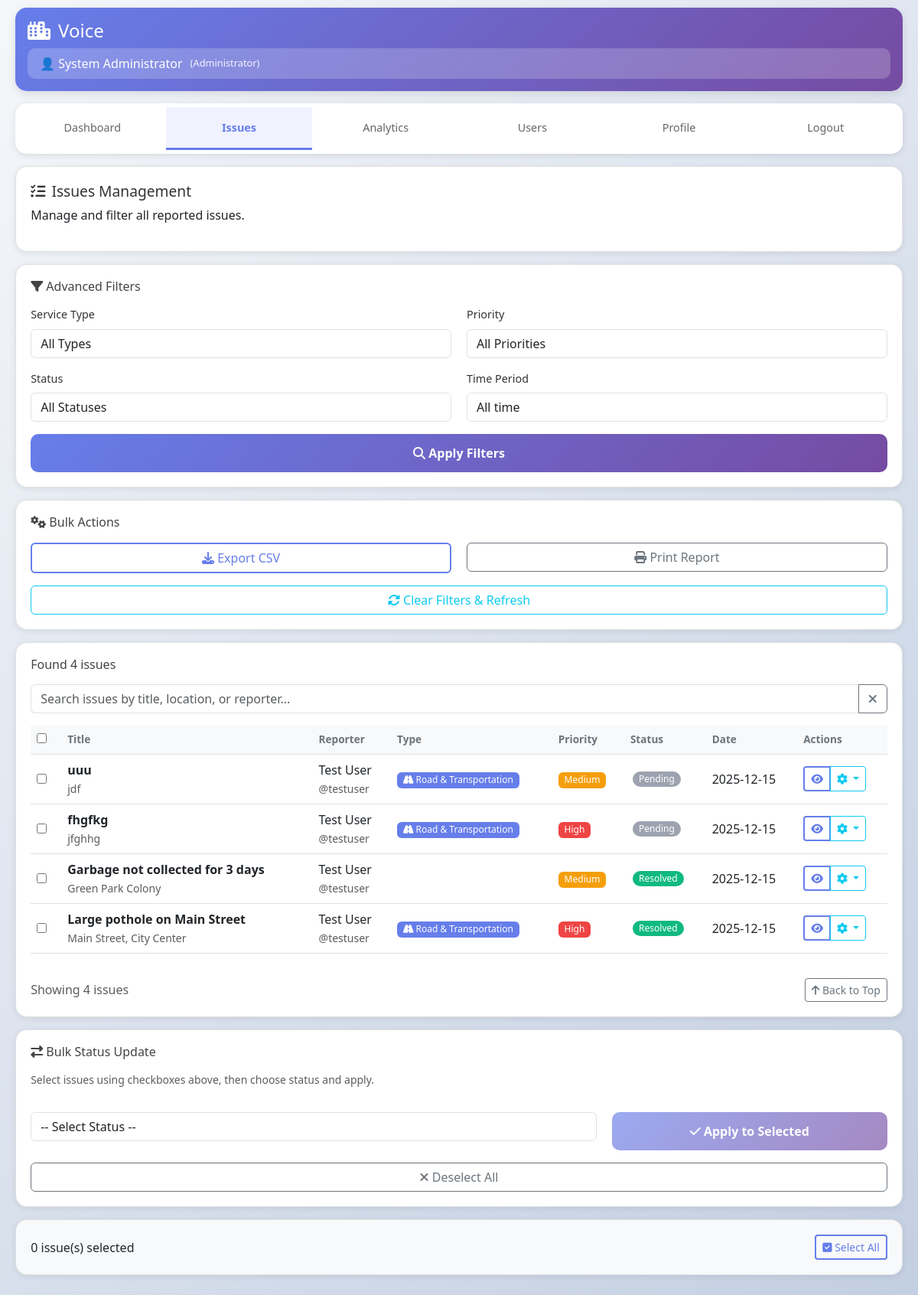
The page /admin/issues (signed in) on the database its author committed.
### app.py (models this page shows)
class User(UserMixin, db.Model):
    id = db.Column(db.String(36), primary_key=True, default=lambda: str(uuid.uuid4()))
    username = db.Column(db.String(80), unique=True, nullable=False, index=True)
    email = db.Column(db.String(120), unique=True, nullable=False, index=True)
    password = db.Column(db.String(200), nullable=False)
    full_name = db.Column(db.String(100), nullable=False)
    phone = db.Column(db.String(20))
    role = db.Column(db.String(20), default='user', index=True)
    created_at = db.Column(db.DateTime, default=datetime.utcnow, index=True)
    last_login = db.Column(db.DateTime)
    is_active = db.Column(db.Boolean, default=True)
    issues = db.relationship('Issue', backref='reporter', lazy=True, cascade='all, delete-orphan')
    feedbacks = db.relationship('Feedback', backref='user', lazy=True, cascade='all, delete-orphan')
    solutions = db.relationship('Solution', backref='user', lazy=True, cascade='all, delete-orphan')
    solution_votes = db.relationship('SolutionVote', backref='user', lazy=True, cascade='all, delete-orphan')

class Issue(db.Model):
    id = db.Column(db.String(36), primary_key=True, default=lambda: str(uuid.uuid4()))
    title = db.Column(db.String(200), nullable=False)
    description = db.Column(db.Text, nullable=False)
    service_type = db.Column(db.String(50), nullable=False, index=True)
    location = db.Column(db.String(200), nullable=False)
    area = db.Column(db.String(100), index=True)
    city = db.Column(db.String(100))
    latitude = db.Column(db.Float)
    longitude = db.Column(db.Float)
    priority = db.Column(db.String(20), default='medium', index=True)
    status = db.Column(db.String(20), default='pending', index=True)
    date = db.Column(db.DateTime, default=datetime.utcnow, index=True)
    media_paths = db.Column(db.Text)  # JSON string of file paths
    user_id = db.Column(db.String(36), db.ForeignKey('user.id'), nullable=False, index=True)
    upvotes = db.Column(db.Integer, default=0)
    comments = db.Column(db.Integer, default=0)
    assigned_to = db.Column(db.String(100))
    assigned_date = db.Column(db.DateTime)
    resolved_date = db.Column(db.DateTime)
    admin_notes = db.Column(db.Text)
    feedbacks = db.relationship('Feedback', backref='issue', lazy=True, cascade='all, delete-orphan')
    solutions = db.relationship('Solution', backref='issue', lazy=True, cascade='all, delete-orphan')

### app.py (the view)
@app.route('/admin/issues')
@login_required
@admin_required
def admin_issues():
    service_filter = request.args.get('service_type', 'all')
    status_filter = request.args.get('status', 'all')
    priority_filter = request.args.get('priority', 'all')
    date_filter = request.args.get('date_filter', 'all')
    date_from = None
    if date_filter == 'today':
        date_from = datetime.utcnow().replace(hour=0, minute=0, second=0, microsecond=0)
    elif date_filter == '7d':
        date_from = datetime.utcnow() - timedelta(days=7)
    elif date_filter == '30d':
        date_from = datetime.utcnow() - timedelta(days=30)
    issues = get_issues_with_filters(
        service_type=service_filter if service_filter != 'all' else None,
        status=status_filter if status_filter != 'all' else None,
        priority=priority_filter if priority_filter != 'all' else None,
        date_from=date_from
    )
    return render_template('admin_issues.html', issues=issues)

### templates/admin_issues.html (shortened to what this page needs)
{% extends "base.html" %}
{% block content %}
<div class="mobile-header">
    <h1><i class="fas fa-city"></i> Voice</h1>
    <div class="user-info">
        <span>👤 {{ current_user.full_name }}</span>
        <span style="font-size: 0.8rem; opacity: 0.9;">(Administrator)</span>
    </div>
</div>
<div class="mobile-tabs">
    <a href="{{ url_for('admin_dashboard') }}" class="mobile-tab">Dashboard</a>
    <a href="{{ url_for('admin_issues') }}" class="mobile-tab active">Issues</a>
    <a href="{{ url_for('admin_analytics') }}" class="mobile-tab">Analytics</a>
    <a href="{{ url_for('admin_users') }}" class="mobile-tab">Users</a>
    <a href="{{ url_for('profile') }}" class="mobile-tab">Profile</a>
    <a href="{{ url_for('logout') }}" class="mobile-tab">Logout</a>
</div>
<div class="mobile-card">
    <h3><i class="fas fa-tasks"></i> Issues Management</h3>
    <p>Manage and filter all reported issues.</p>
</div>
<div class="mobile-card">
    <h5><i class="fas fa-filter"></i> Advanced Filters</h5>
    <form method="GET" action="{{ url_for('admin_issues') }}" class="row g-3">
        <div class="col-md-6">
            <label class="form-label">Service Type</label>
            <select class="form-control" name="service_type">
                <option value="all">All Types</option>
            </select>
        </div>
        <div class="col-md-6">
            <label class="form-label">Priority</label>
            <select class="form-control" name="priority">
                <option value="all">All Priorities</option>
            </select>
        </div>
        <div class="col-md-6">
            <label class="form-label">Status</label>
            <select class="form-control" name="status">
                <option value="all">All Statuses</option>
            </select>
        </div>
        <div class="col-md-6">
            <label class="form-label">Time Period</label>
            <select class="form-control" name="date_filter">
                <option value="all" {% if request.args.get('date_filter') == 'all' %}selected{% endif %}>All time</option>
            </select>
        </div>
        <div class="col-12">
            <button type="submit" class="btn btn-primary w-100">
                <i class="fas fa-search"></i> Apply Filters
            </button>
        </div>
    </form>
</div>
<div class="mobile-card">
    <h5><i class="fas fa-cogs"></i> Bulk Actions</h5>
    <div class="row g-2">
        <div class="col-md-6">
            <button class="btn btn-outline-primary w-100" onclick="exportCSV()">
                <i class="fas fa-download"></i> Export CSV
            </button>
        </div>
        <div class="col-md-6">
            <button class="btn btn-outline-secondary w-100" onclick="printReport()">
                <i class="fas fa-print"></i> Print Report
            </button>
        </div>
    </div>
    <div class="row g-2 mt-2">
        <div class="col-md-12">
            <a href="{{ url_for('admin_issues') }}" class="btn btn-outline-info w-100">
                <i class="fas fa-sync-alt"></i> Clear Filters & Refresh
            </a>
        </div>
    </div>
</div>
<div class="mobile-card">
    <h5>Found {{ issues|length }} issues</h5>
    <div class="input-group mb-3">
        <input type="text" class="form-control" placeholder="Search issues by title, location, or reporter..." id="searchInput">
        <button class="btn btn-outline-secondary" type="button" onclick="clearSearch()">
            <i class="fas fa-times"></i>
        </button>
    </div>
    <div id="toastContainer" class="position-fixed top-0 end-0 p-3" style="z-index: 1050; margin-top: 70px;">
    </div>
    {% if issues %}
    <div class="table-responsive mt-3">
        <table class="table table-hover" id="issuesTable">
            <thead>
                <tr>
                    <th style="width: 40px;">
                        <input type="checkbox" id="selectAll">
                    </th>
                    <th>Title</th>
                    <th>Reporter</th>
                    <th>Type</th>
                    <th>Priority</th>
                    <th>Status</th>
                    <th>Date</th>
                    <th>Actions</th>
                </tr>
            </thead>
            <tbody>
                {% for issue in issues %}
                <tr data-issue-id="{{ issue.id }}">
                    <td>
                        <input type="checkbox" class="issue-checkbox" value="{{ issue.id }}">
                    </td>
                    <td>
                        <strong class="issue-title">{{ issue.title }}</strong><br>
                        <small class="text-muted issue-location">{{ issue.location|truncate(30) }}</small>
                    </td>
                    <td>
                        {% if issue.reporter %}
                        <span class="reporter-name">{{ issue.reporter.full_name }}</span><br>
                        <small class="text-muted reporter-username">@{{ issue.reporter.username }}</small>
                        {% else %}
                        <span class="text-muted">Unknown</span>
                        {% endif %}
                    </td>
                    <td>
                        {% set service_info = SERVICE_TYPES.get(issue.service_type, {'name': issue.service_type, 'badge_class': 'bg-secondary'}) %}
                        <span class="badge {{ service_info.badge_class|default('bg-secondary') }}">
                            <i class="{{ service_info.icon_class|default('fas fa-question-circle') }}"></i>
                            {{ service_info.name }}
                        </span>
                    </td>
                    <td>
                        {% set priority_info = PRIORITY_LEVELS.get(issue.priority, {'name': issue.priority, 'badge_class': 'bg-secondary'}) %}
                        <span class="badge {{ priority_info.badge_class|default('bg-secondary') }} priority-badge">
                            {{ priority_info.name }}
                        </span>
                    </td>
                    <td>
                        {% set status_info = ISSUE_STATUSES.get(issue.status, {'name': issue.status, 'badge_class': 'bg-secondary'}) %}
                        <span class="badge {{ status_info.badge_class|default('bg-secondary') }} status-badge" data-status="{{ issue.status }}">
                            {{ status_info.name }}
                        </span>
                    </td>
                    <td class="issue-date">{{ issue.date.strftime('%Y-%m-%d') }}</td>
                    <td>
                        <div class="btn-group btn-group-sm">
                            <button class="btn btn-outline-primary" onclick="viewIssue('{{ issue.id }}')" title="View Details">
                                <i class="fas fa-eye"></i>
                            </button>
                            <button class="btn btn-outline-info dropdown-toggle" type="button"
                                    data-bs-toggle="dropdown" aria-expanded="false" title="More Actions">
                                <i class="fas fa-cog"></i>
                            </button>
                        </div>
                    </td>
                </tr>
                {% endfor %}
            </tbody>
        </table>
    </div>
    <div class="d-flex justify-content-between align-items-center mt-3">
        <div class="text-muted">
            Showing {{ issues|length }} issues
        </div>
        <div>
            <button class="btn btn-outline-secondary btn-sm" onclick="scrollToTop()">
                <i class="fas fa-arrow-up"></i> Back to Top
            </button>
        </div>
    </div>
    {% else %}
    <div class="alert alert-info mt-3">
        <i class="fas fa-info-circle"></i> No issues found matching your criteria.
    </div>
    {% endif %}
</div>
<div class="mobile-card">
    <h5><i class="fas fa-exchange-alt"></i> Bulk Status Update</h5>
    <p class="text-muted small">Select issues using checkboxes above, then choose status and apply.</p>
    <div class="row g-3 mt-3">
        <div class="col-md-8">
            <select class="form-control" id="bulkStatus">
                <option value="">-- Select Status --</option>
            </select>
        </div>
        <div class="col-md-4">
            <button class="btn btn-primary w-100" onclick="applyBulkStatus()" id="bulkStatusBtn">
                <i class="fas fa-check"></i> Apply to Selected
            </button>
        </div>
    </div>
    <div class="mt-3">
        <button class="btn btn-outline-secondary w-100" onclick="deselectAll()">
            <i class="fas fa-times"></i> Deselect All
        </button>
    </div>
</div>
<div class="mobile-card bg-light">
    <div class="d-flex justify-content-between align-items-center">
        <div>
            <span id="selectedCount">0</span> issue(s) selected
        </div>
        <div>
            <button class="btn btn-sm btn-outline-primary" onclick="selectAllRows()">
                <i class="fas fa-check-square"></i> Select All
            </button>
        </div>
    </div>
</div>
{% endblock %}

### rows shown on the page
User: full_name "System Administrator"
Issue: title "uuu", location "jdf", reporter.full_name "Test User", reporter.username "testuser", name "Road & Transportation", name "Medium", name "Pending", date "2025-12-15"
Issue: title "fhgfkg", location "jfghhg", reporter.full_name "Test User", reporter.username "testuser", name "Road & Transportation", name "High", name "Pending", date "2025-12-15"
Issue: title "Garbage not collected for 3 days", location "Green Park Colony", reporter.full_name "Test User", reporter.username "testuser", name "Medium", name "Resolved", date "2025-12-15"
Issue: title "Large pothole on Main Street", location "Main Street, City Center", reporter.full_name "Test User", reporter.username "testuser", name "Road & Transportation", name "High", name "Resolved", date "2025-12-15"

### other values the page prints
{{ issues|length }} "4"
